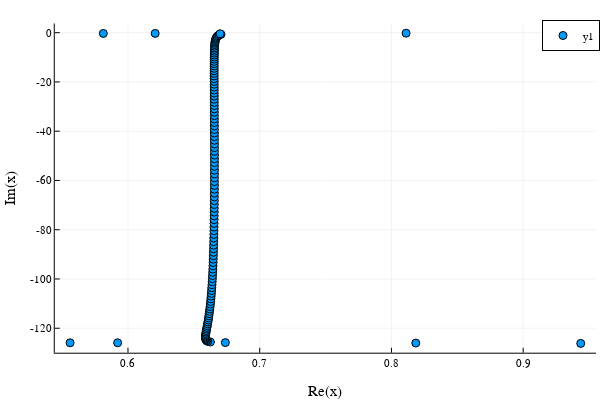

The cell this chart's notebook holds for it:
### Code cell
F = eigen(B,A)
omega = 1im.*log.(F.values)./dt
scatter(omega)

### Figure 1 — Plotly figure (JSON) as saved in the notebook; plotly's stock layout.template omitted (floating-point values rounded to 4 significant figures)
{"data": [{"colorbar": {"len": 0.9143, "title": "", "x": 0.9934, "y": 0.533}, "legendgroup": "y1", "marker": {"color": "rgba(0, 154, 250, 1.000)", "line": {"color": "rgba(0, 0, 0, 1.000)", "width": 1}, "size": 8, "symbol": "circle"}, "mode": "markers", "name": "y1", "showlegend": true, "type": "scatter", "x": [0.9437, 0.8185, 0.5561, 0.5921, 0.6739, 0.6626, 0.6605, 0.6597, 0.6593, 0.659, 0.6588, 0.6588, 0.6588, 0.6589, 0.6591, 0.6593, 0.6595, 0.6597, 0.6599, 0.6602, 0.6604, 0.6607, 0.6609, 0.6612, 0.6614, 0.6617, 0.6619, 0.6621, 0.6623, 0.6626, 0.6628, 0.6629, 0.6631, 0.6633, 0.6635, 0.6636, 0.6638, 0.6639, 0.6641, 0.6642, 0.6643, 0.6644, 0.6645, 0.6646, 0.6647, 0.6648, 0.6649, 0.665, 0.665, 0.6651, 0.6652, 0.6652, 0.6653, 0.6653, 0.6654, 0.6654, 0.6654, 0.6655, 0.6655, 0.6655, 0.6655, 0.6656, 0.6656, 0.6656, 0.6656, 0.6656, 0.6656, 0.6656, 0.6656, 0.6656, 0.6656, 0.6656, 0.6656, 0.6656, 0.6656, 0.6656, 0.6656, 0.6656, 0.6656, 0.6656, 0.6656, 0.6656, 0.6656, 0.6656, 0.6655, 0.6655, 0.6655, 0.6655, 0.6655, 0.6655, 0.6655, 0.6655, 0.6655, 0.6655, 0.6654, 0.6654, 0.6654, 0.6654, 0.6654, 0.6654, 0.6654, 0.6654, 0.6655, 0.6655, 0.6655, 0.6655, 0.6655, 0.6656, 0.6656, 0.6657, 0.6658, 0.6658, 0.666, 0.6661, 0.6663, 0.6665, 0.6668, 0.6672, 0.6677, 0.6684, 0.6692, 0.6706, 0.6699, 0.5813, 0.6206, 0.8111, 0.9375], "xaxis": "x", "y": [-126.2, -126.0, -125.9, -125.9, -125.8, -125.6, -125.3, -125.1, -124.7, -124.4, -124.0, -123.6, -123.1, -122.6, -122.1, -121.5, -120.9, -120.3, -119.6, -118.9, -118.2, -117.4, -116.7, -115.8, -115.0, -114.1, -113.1, -112.2, -111.2, -110.2, -109.1, -108.1, -107.0, -105.9, -104.7, -103.5, -102.3, -101.1, -99.86, -98.59, -97.3, -95.99, -94.66, -93.31, -91.94, -90.55, -89.15, -87.73, -86.29, -84.85, -83.38, -81.91, -80.42, -78.92, -77.42, -75.9, -74.38, -72.85, -71.31, -69.77, -68.22, -66.67, -65.12, -63.57, -62.01, -60.46, -58.91, -57.36, -55.81, -54.27, -52.74, -51.21, -49.68, -48.17, -46.66, -45.17, -43.68, -42.21, -40.75, -39.3, -37.87, -36.45, -35.05, -33.66, -32.3, -30.95, -29.62, -28.31, -27.02, -25.76, -24.52, -23.3, -22.1, -20.93, -19.79, -18.67, -17.58, -16.51, -15.48, -14.47, -13.49, -12.55, -11.63, -10.75, -9.895, -9.074, -8.286, -7.532, -6.811, -6.125, -5.473, -4.856, -4.275, -3.729, -3.219, -2.746, -2.308, -1.908, -1.544, -1.217, -0.9257, -0.669, -0.428, -0.3078, -0.2877, -0.2, -0.07051], "yaxis": "y"}], "layout": {"annotations": [], "height": 400, "legend": {"bgcolor": "rgba(255, 255, 255, 1.000)", "bordercolor": "rgba(0, 0, 0, 1.000)", "borderwidth": 1, "font": {"color": "rgba(0, 0, 0, 1.000)", "family": "sans-serif", "size": 11}, "title": {"font": {"color": "rgba(0, 0, 0, 1.000)", "family": "sans-serif", "size": 15}, "text": ""}, "tracegroupgap": 0, "traceorder": "normal", "x": 1, "xanchor": "auto", "y": 1, "yanchor": "auto"}, "margin": {"b": 20, "l": 0, "r": 0, "t": 20}, "paper_bgcolor": "rgba(255, 255, 255, 1.000)", "plot_bgcolor": "rgba(255, 255, 255, 1.000)", "showlegend": true, "width": 600, "xaxis": {"anchor": "y", "domain": [0.09128, 0.9934], "gridcolor": "rgba(0, 0, 0, 0.100)", "gridwidth": 0.5, "linecolor": "rgba(0, 0, 0, 1.000)", "mirror": false, "range": [0.5444, 0.9553], "showgrid": true, "showline": true, "showticklabels": true, "tickangle": 0, "tickcolor": "rgb(0, 0, 0)", "tickfont": {"color": "rgba(0, 0, 0, 1.000)", "family": "sans-serif", "size": 11}, "tickmode": "array", "ticks": "inside", "ticktext": ["0.6", "0.7", "0.8", "0.9"], "tickvals": [0.6, 0.7, 0.8, 0.9], "title": "Re(x)", "titlefont": {"color": "rgba(0, 0, 0, 1.000)", "family": "sans-serif", "size": 15}, "type": "-", "visible": true, "zeroline": false, "zerolinecolor": "rgba(0, 0, 0, 1.000)"}, "yaxis": {"anchor": "x", "domain": [0.07581, 0.9902], "gridcolor": "rgba(0, 0, 0, 0.100)", "gridwidth": 0.5, "linecolor": "rgba(0, 0, 0, 1.000)", "mirror": false, "range": [-129.9, 3.712], "showgrid": true, "showline": true, "showticklabels": true, "tickangle": 0, "tickcolor": "rgb(0, 0, 0)", "tickfont": {"color": "rgba(0, 0, 0, 1.000)", "family": "sans-serif", "size": 11}, "tickmode": "array", "ticks": "inside", "ticktext": ["-120", "-100", "-80", "-60", "-40", "-20", "0"], "tickvals": [-120, -100, -80, -60, -40, -20, 0], "title": "Im(x)", "titlefont": {"color": "rgba(0, 0, 0, 1.000)", "family": "sans-serif", "size": 15}, "type": "-", "visible": true, "zeroline": false, "zerolinecolor": "rgba(0, 0, 0, 1.000)"}}}
